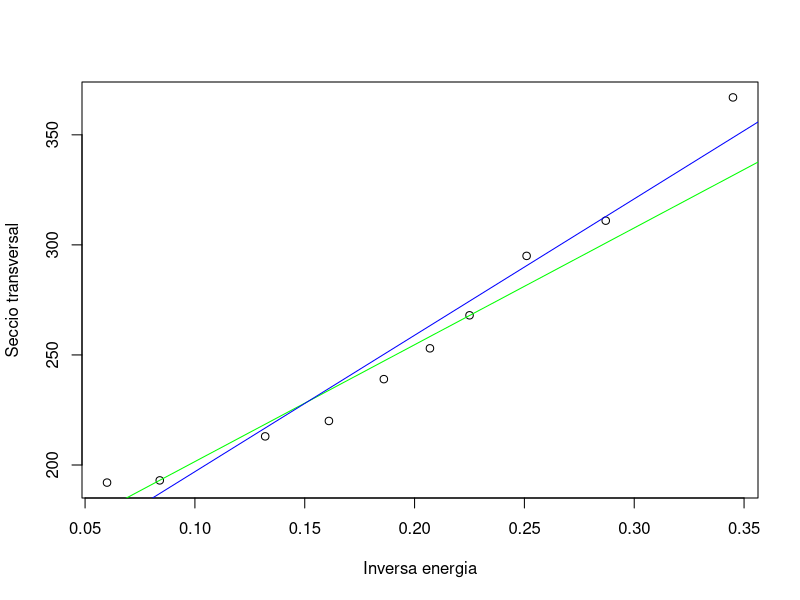

Here is the R script that generated this plot:
energy = c(2.899, 3.484, 3.984, 4.444, 4.831, 5.376, 6.211, 7.576, 11.905, 16.667 )
st = c(367 ,311 ,295, 268, 253, 239, 220, 213, 193, 192)
sd = c(17, 9, 9, 7, 7, 6, 6, 6, 5, 5)

energy.inv = 1 / energy
w = 1 / sd^2

df = data.frame(energy.inv, st)
model.weighted = glm(formula = st ~ energy.inv, weights = w, data = df, family = gaussian)
model.unweight = glm(formula = st ~ energy.inv, data = df, family = gaussian)

plot(energy.inv, st, xlab = 'Inversa energia', ylab = 'Seccio transversal')
abline(model.weighted$coefficients[1], model.weighted$coefficients[2], col = "green")
abline(model.unweight$coefficients[1], model.unweight$coefficients[2], col = "blue")
